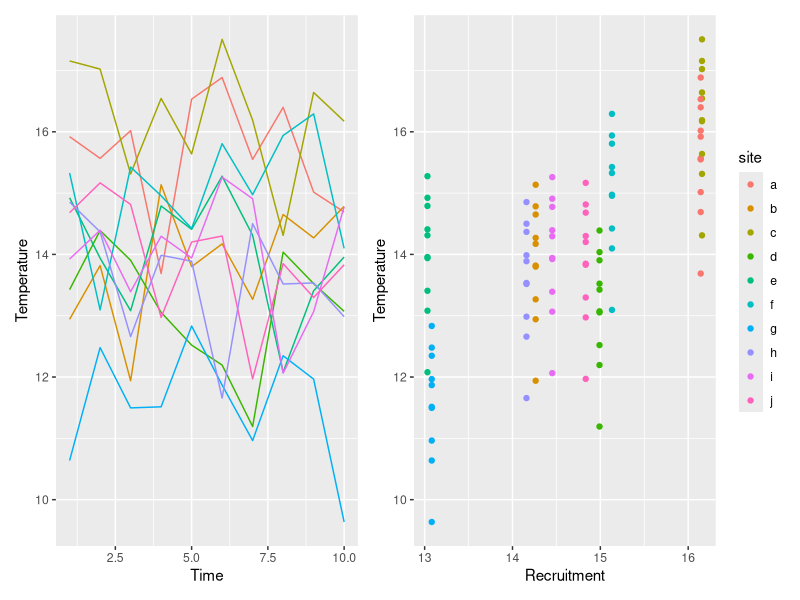

Generate this figure with R: (Note: this script raises an error after producing the figure.)
## ---- chunk 1
library(knitr)
library(kableExtra)
knitr::opts_chunk$set(echo = TRUE, warning = FALSE, message=FALSE)

#data
library(dplyr)
library(tidyr)

#graphics
library(ggplot2)
library(DiagrammeR)
library(patchwork)

#setup a default graph theme
set_graph_theme <- . %>%
  add_global_graph_attrs(attr = "penwidth",
                         value = 2,
                         attr_type = "node") %>%
  add_global_graph_attrs(attr = "fillcolor",
                         value = "white",
                         attr_type = "node") %>% 
  add_global_graph_attrs(attr = "fontname",
                         value = "arial",
                         attr_type = "node") %>%
  add_global_graph_attrs(attr = "fontsize",
                         value = "14",
                         attr_type = "node") %>%
  add_global_graph_attrs(attr = "color",
                         value = "black",
                         attr_type = "node")%>%
  add_global_graph_attrs(attr = "color",
                         value = "black",
                         attr_type = "edge")%>%
  add_global_graph_attrs(attr = "penwidth",
                         value = 3,
                         attr_type = "edge")
## ---- chunk 2

snail_simple <- create_graph(
  nodes_df = create_node_df(
  n = 5,
  label = c("temperature", "snails", "recruitment", "oceanography", "e"),
  shape = c("rectangle", "rectangle", "ellipse", "ellipse", "circle"),
  fixedsize   = FALSE,
  x = c(2,4,2,0,4.7),
  y = c(1,2,3,2, 3.2)),
  
  edges_df = create_edge_df(
    from = c(1,3,4,4,5),
    to = c(2,2,1,3,2),
    rel = "leading_to")
) %>% 
  set_graph_theme

render_graph(snail_simple)
## ---- chunk 3

ovb_ex <- create_graph(
  nodes_df = create_node_df(
  n = 9,
  label = c("x", "y", "omitted\nvariable",
            "x", "y", "omitted\nvariable", "shared\ndriver",
            "2a)", "2b)"),
  shape = c("rectangle", "rectangle", "ellipse", 
            "rectangle", "rectangle", "ellipse", "ellipse",
            "none", "none"),
  fixedsize   = FALSE,
  x = c(1,3,2,
        1,3,2.5,2,
        0.5, 0.5),
  y = c(5,5,6,
        1,1,2,3,
        7,2)),
  
  edges_df = create_edge_df(
    from = c(1,3,3,4,6,7,7),
    to = c(2,2,1,5,5,4,6),
    rel = "leading_to")
)%>% 
  set_graph_theme

render_graph(ovb_ex)
## ---- chunk 4
#Taxonomy of DAG?
## ---- chunk 5

fd_example <- create_graph(
  nodes_df = create_node_df(
  n = 5,
  label = c("distance to\nsewage\noutfall", "sludge\ndepth", "infaunal\nrichness", "other\ndrivers", "e"),
  shape = c("rectangle", "rectangle", "rectangle", "ellipse", "circle"),
  fixedsize   = FALSE,
  x = c(1,3,5,3,6),
  y = c(1,1,1,3,2)),
  
  edges_df = create_edge_df(
    from = c(1,2,4,4,5),
    to = c(2,3,1,3,3),
    rel = "leading_to")
)%>% 
  set_graph_theme

render_graph(fd_example)
## ---- chunk 6
create_graph(
  nodes_df = create_node_df(n = 9,
                            label = c(paste0("x",1:6),"y", "z1", "z2"),
                            x = c(1, 2:6, 7, 1, 6),
                            y = c(1, 2:6, 1, 5, 3)),
  edges_df = create_edge_df(
    from = c(1:6,rep(8,6),9),
    to = c(rep(7,3), rep(9,3), 1:6,7)
  )
) %>% 
  set_graph_theme %>%
  render_graph()
## ---- chunk 7

re_graph <- create_graph(
  nodes_df = create_node_df(
  n = 4,
  label = c("temperature", "snails", "site", "e"),
  shape = c("rectangle", "rectangle", "ellipse",  "circle"),
  fixedsize   = FALSE,
  x = c(2,4,2,4.7),
  y = c(1,2,3, 3.2)),
  
  edges_df = create_edge_df(
    from = c(1,3,4),
    to = c(2,2,2),
    rel = "leading_to")
)%>% 
  set_graph_theme

render_graph(re_graph)
## ---- chunk 8

site_graph <- create_graph(
  nodes_df = create_node_df(
  n = 6,
  label = c("temperature", "snails", "site effects\nuncorrelated with temperature", "e", 
            "site elements\ndriving and\n correlated with\nsite temperature", "non-site drivers of\ntemperature"),
  shape = c("rectangle", "rectangle", "ellipse",  "circle",  "ellipse"),
  fixedsize   = FALSE,
  x = c(2,4,2,4.7, -1,-1),
  y = c(0,2,3, 3.2, 2,0)),
  
  edges_df = create_edge_df(
    from = c(1,3,4,5,5,6),
    to =   c(2,2,2,2,1,1),
    rel = "leading_to")
)%>% 
  set_graph_theme

render_graph(site_graph)
## ---- chunk 9
fe_graph <- create_graph(
  nodes_df = create_node_df(
  n = 4,
  label = c("temperature", "snails", "site", "e"),
  shape = c("rectangle", "rectangle", "rectangle",  "circle"),
  fixedsize   = FALSE,
  x = c(2,4,2,4.7),
  y = c(1,2,3, 3.2)),
  
  edges_df = create_edge_df(
    from = c(1,3,4,1),
    to = c(2,2,2,3),
    dir = c("forward", "forward", "forward", "both"))#,
   # tailport = c("e", "e", "s", "w"),
    #headport = c("w", "w", "n", "w"),
    #splines = c("none", "none", "none", "spline"))
)%>% 
  set_graph_theme

render_graph(fe_graph)
## ---- chunk 10

gm_graph <- re_graph %>%
  add_node(label = "site mean\ntemperature",
          node_aes = list(shape = "rectangle",
           x = 2, y = 2, fixedsize   = FALSE),
           to = c(2)) %>%
  add_edge(from = 1, to = 5, rel = "leading_to") %>%
  set_edge_attrs(edge_attr = "dir", values = c("forward", "forward", "forward", "forward","both"))

render_graph(gm_graph)
## ---- chunk 11

gmc_graph <- gm_graph %>%
  set_node_attrs(node_attr = "label", "site temperature\nanomaly", nodes = 1) %>%
  set_edge_attrs(edge_attr = "label", values = "0 ", from = 1, to = 5) %>%
  set_edge_attrs(edge_attr = "penwidth", values = 1, from = 1, to = 5) 


render_graph(gmc_graph)
## ---- chunk 12

delta_graph <- create_graph(
  nodes_df = create_node_df(
  n = 4,
  label = c("change in\ntemperature", "change in\nsnails", "site", "e"),
  shape = c("rectangle", "rectangle", "ellipse",  "circle"),
  fixedsize   = FALSE,
  x = c(2,4,2,4.7),
  y = c(1,2,3, 3.2)),
  
  edges_df = create_edge_df(
    from = c(1,3,4),
    to = c(2,2,2),
    rel = "leading_to")
)%>% 
  set_graph_theme

render_graph(delta_graph)
## ---- chunk 13
set.seed(nchar("OVB YEAH YOU KNOW ME"))

n_sites <- 10
n_years <- 10
mean_temp <- 15

#the basic physical data
sim_df <- crossing(tibble(site = letters[1:n_sites], 
                  site_avg_temp = rnorm(n_sites, mean_temp),
                  recruitment = rnorm(n_sites, site_avg_temp)),
                  deviation_from_site_avg = rnorm(n_years)) %>%
  mutate(temp = site_avg_temp + deviation_from_site_avg) %>%
  arrange(ord = rnorm(n_years*n_sites)) %>% #randomness after crossing
  group_by(site) %>%
  mutate(sample_time = 1:n_years) %>%
  ungroup()

## ---- chunk 14
temp_tseries <- ggplot(sim_df,
       aes(x = sample_time,
           y = temp,
           color = site)) +
  geom_line() +
  guides(color = "none") +
  xlab("Time") +
  ylab("Temperature")

temp_rec <- ggplot(sim_df,
       aes(x = recruitment,
           y = temp,
           color = site)) +
  geom_point()+
  ylab("Temperature")+
  xlab("Recruitment")

temp_tseries + temp_rec + plot_layout(guides = "collect")
## ---- chunk 15
beta_temp <- 1/3

sim_df <- sim_df %>%
  mutate(snails = rnorm(n(),  recruitment - beta_temp*temp))
## ---- chunk 16
library(lme4)
library(broom)

#calculate differences
sim_df <- sim_df %>%
  group_by(site) %>%
  arrange(sample_time) %>%
  mutate(delta_temp = temp - lag(temp),
         delta_snails = snails - lag(snails)) %>%
  ungroup()


#Now, on to models
ran_mod <- lmer(snails ~ temp + (1|site),
               data = sim_df,
               REML = TRUE)

fix_mod <- lm(snails ~ temp + site, data = sim_df)
 
mundlak_mod <- lmer(snails ~ temp + site_avg_temp + (1|site),
               data = sim_df,
               REML = FALSE)
 
gmc_mod <- lmer(snails ~ deviation_from_site_avg + site_avg_temp + (1|site),
               data = sim_df,
               REML = FALSE) 

diff_mod <- lmer(delta_snails ~ delta_temp + (1|site),
               data = sim_df,
               REML = FALSE)


res <- bind_rows(tidy(ran_mod),
          tidy(fix_mod),
          tidy(mundlak_mod),
          tidy(gmc_mod),
          tidy(diff_mod))

res %>% filter(term %in% c("temp", "deviation_from_site_avg", "delta_temp")) %>%
  mutate(term = c("Naive RE Model", "Fixed Effects Model", 
                  "Mundlak Device", "Group Mean Centered Model", 
                  "Difference Model")) %>%
  rename(Model = term,
         `Temperature Effect` = estimate,
         `SE Effect` = std.error) %>%
  select(-statistic, -group, -p.value) %>%
  kable() %>%
  kable_styling(c("bordered", "condensed"))
